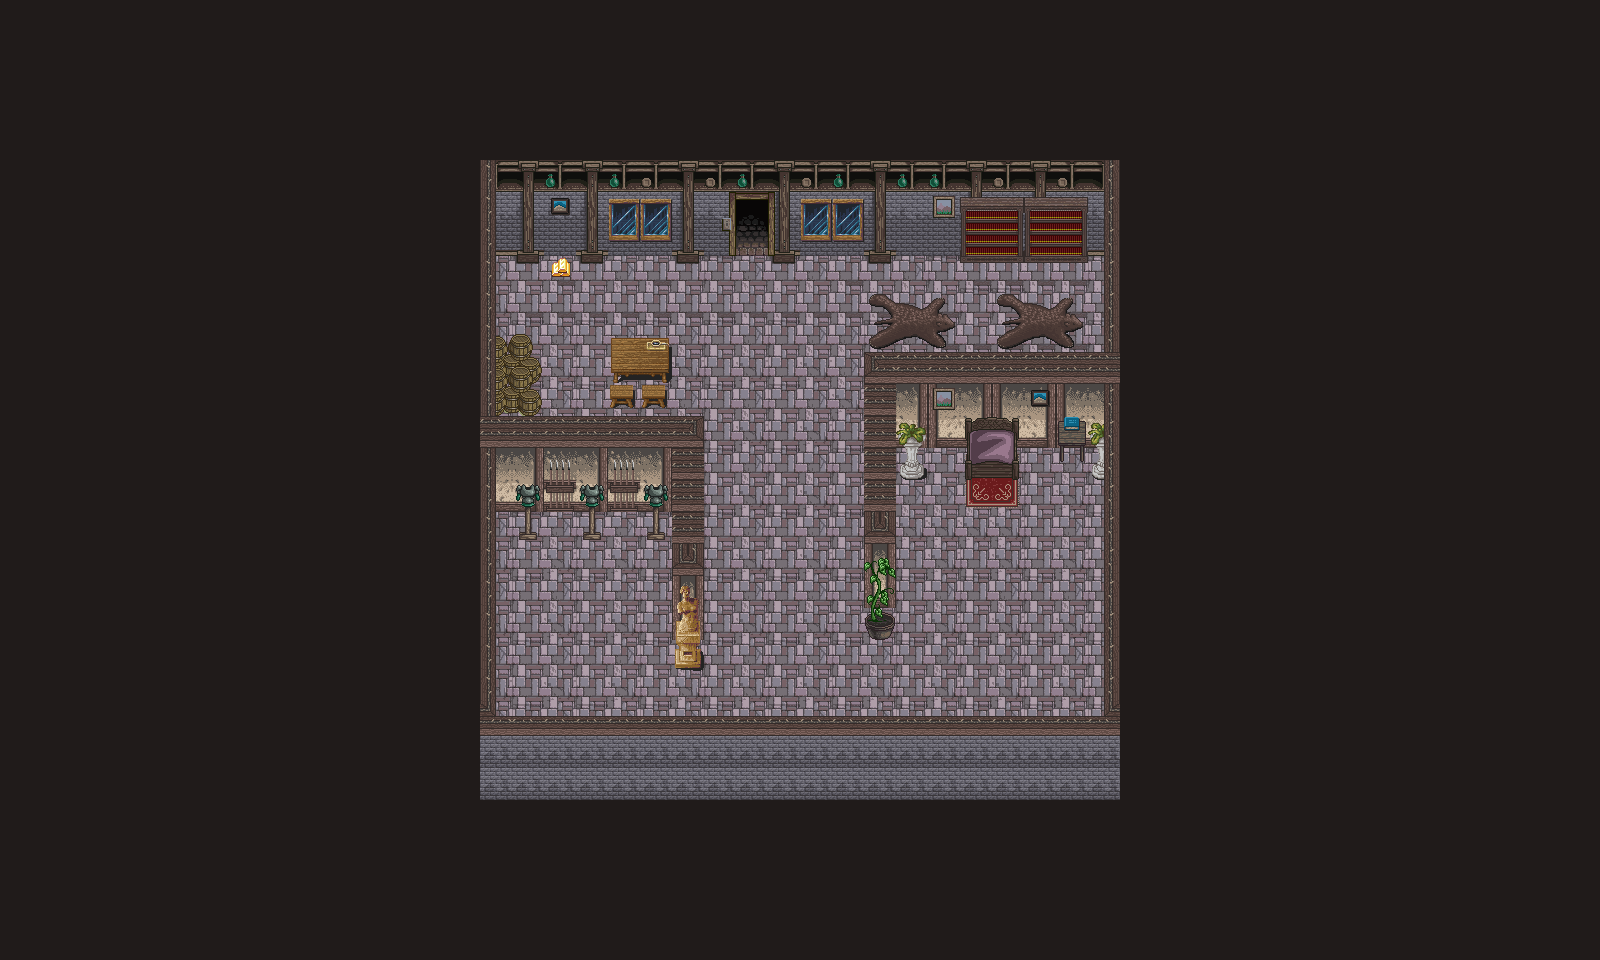

This is a level from a 2D game, rendered from its Tiled map with the project's own tilesets. A one-line summary and the map file follow, with tile-layer data summarised:
An orthogonal 50x30 tile map with 32x32 px tiles, 5 tile layers (Boden, behindPlayer, middle, beforePlayer, ...), 6 tilesets and 19 objects (16x Wall, Goal, Critter, Hero).

<map version="1.0" orientation="orthogonal" renderorder="right-down" width="50" height="30" tilewidth="32" tileheight="32" nextobjectid="26">
 <tileset firstgid="1" name="hyptosis_tile-art-batch-1" tilewidth="32" tileheight="32" tilecount="900">
  <image source="LevelArt/hyptosis_tile-art-batch-1.png" width="960" height="960" />
 </tileset>
 <tileset firstgid="901" name="hyptosis_til-art-batch-2" tilewidth="32" tileheight="32" tilecount="900">
  <image source="LevelArt/hyptosis_til-art-batch-2.png" width="960" height="960" />
 </tileset>
 <tileset firstgid="1801" name="hyptosis_tile-art-batch-3" tilewidth="32" tileheight="32" tilecount="900">
  <image source="LevelArt/hyptosis_tile-art-batch-3.png" width="960" height="960" />
 </tileset>
 <tileset firstgid="2701" name="hyptosis_tile-art-batch-4" tilewidth="32" tileheight="32" tilecount="900">
  <image source="LevelArt/hyptosis_tile-art-batch-4.png" width="960" height="960" />
  <tile id="397">
   <animation>
    <frame tileid="397" duration="100" />
   </animation>
  </tile>
 </tileset>
 <tileset firstgid="3601" name="hyptosis_tile-art-batch-5" tilewidth="32" tileheight="32" tilecount="722">
  <image source="LevelArt/hyptosis_tile-art-batch-5.png" width="636" height="1219" />
 </tileset>
 <tileset firstgid="4323" name="Wolfpack" tilewidth="32" tileheight="32" tilecount="64">
  <image source="LevelArt/Wolfpack.png" width="256" height="256" />
  <tile id="34">
   <animation>
    <frame tileid="32" duration="200" />
    <frame tileid="33" duration="200" />
    <frame tileid="34" duration="200" />
    <frame tileid="35" duration="200" />
   </animation>
  </tile>
 </tileset>
 <layer name="Boden" width="50" height="30">
  <data>[1500 cells, 1500 non-empty, 10 distinct tile ids]</data>
 </layer>
 <layer name="behindPlayer" width="50" height="30">
  <data>[1500 cells, 130 non-empty, 44 distinct tile ids]</data>
 </layer>
 <layer name="middle" width="50" height="30">
  <data>[1500 cells, 34 non-empty, 21 distinct tile ids]</data>
 </layer>
 <layer name="beforePlayer" width="50" height="30">
  <data>[1500 cells, 64 non-empty, 12 distinct tile ids]</data>
 </layer>
 <layer name="top" width="50" height="30">
  <data>[1500 cells, 80 non-empty, 13 distinct tile ids]</data>
 </layer>
 <objectgroup name="Walls">
  <object id="1" name="Wall" type="Wall" x="971" y="445" width="45" height="30" />
  <object id="2" name="Wall" type="Wall" x="902" y="432" width="19" height="38" />
  <object id="4" name="Wall" type="Wall" x="861.5" y="367" width="35.5" height="247" />
  <object id="5" name="Wall" type="Wall" x="672.5" y="433" width="29.5" height="213" />
  <object id="6" name="Wall" type="Wall" x="481.5" y="432" width="188.5" height="78" />
  <object id="7" name="Wall" type="Wall" x="491.5" y="344" width="44.5" height="89" />
  <object id="8" name="Wall" type="Wall" x="610.5" y="349" width="59.5" height="46" />
  <object id="9" name="Wall" type="Wall" x="474.5" y="163" width="255.5" height="68" />
  <object id="10" name="Wall" type="Wall" x="773.25" y="166" width="340.75" height="68" />
  <object id="11" name="Wall" type="Wall" x="898.25" y="367" width="216.75" height="76" />
  <object id="12" name="Wall" type="Wall" x="480" y="500" width="18" height="242" />
  <object id="13" name="Wall" type="Wall" x="482.25" y="744" width="633.75" height="42" />
  <object id="14" name="Wall" type="Wall" x="1099" y="422" width="18" height="319" />
  <object id="15" name="Wall" type="Wall" x="475" y="233" width="18" height="202" />
  <object id="16" name="Wall" type="Wall" x="1102" y="235" width="18" height="130" />
  <object id="17" name="Wall" type="Wall" x="1059.5" y="420.5" width="26.5" height="23.5" />
  <object id="18" name="Goal" type="Goal" x="730" y="163.333" width="42.6667" height="56" />
  <object id="24" name="Critter" type="Critter" x="562" y="595" width="51" height="51" />
 </objectgroup>
 <objectgroup name="Player">
  <object id="25" name="Cassandra" type="Hero" x="976" y="523" width="32" height="32" />
 </objectgroup>
</map>
